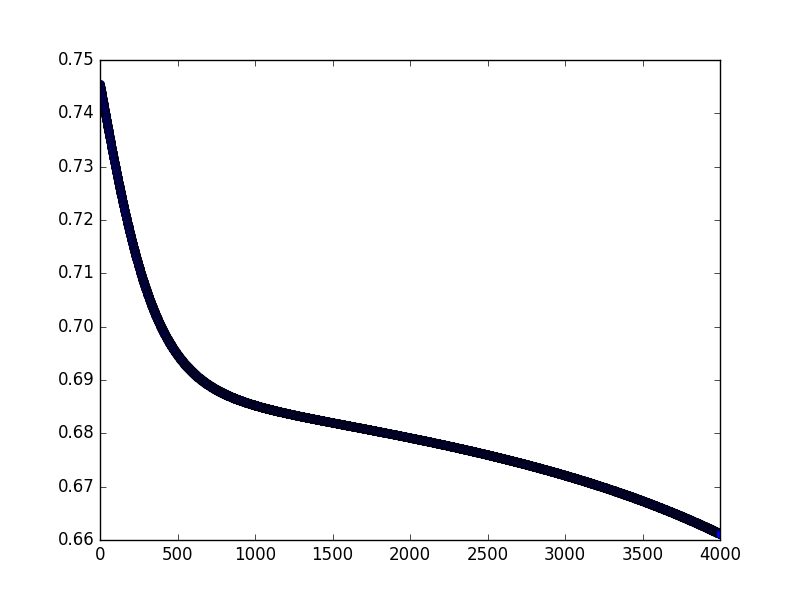

The Python source for this figure:
import tensorflow as tf
import pickle
import matplotlib.pyplot as plt

bank = pickle.load(open('bank.pkl', 'rb', 2))

x_train = bank['x_train']
y_train = bank['y_train']

x_test = bank['x_test']
y_test = bank['y_test']


x = tf.placeholder(tf.float32, shape = [None,4])
y = tf.placeholder(tf.float32, shape = [None,2])

first_layer = tf.layers.dense(x, 4, activation = tf.nn.sigmoid)
second_layer = tf.layers.dense(first_layer, 3, activation = tf.nn.sigmoid)
output = tf.layers.dense(second_layer, 2, activation = tf.nn.softmax)

loss = tf.losses.softmax_cross_entropy(onehot_labels= y, logits = output)

optimizer = tf.train.GradientDescentOptimizer(0.01)
train = optimizer.minimize(loss)

accuracy = tf.metrics.accuracy(tf.argmax(y,1), tf.argmax(output,1))

# Inits
init_g = tf.global_variables_initializer()
init_l = tf.local_variables_initializer()

with tf.Session() as sess:

	sess.run(init_g)
	sess.run(init_l)
	# end of inits
	for i in range(4000):
		sess.run(train, feed_dict={x: x_train, y: y_train})
		
		c = sess.run(loss, feed_dict={x: x_train, y:y_train})
		print("Epoch: " + str(i) + " loss: " + str(c))
		plt.plot(i, c, 'bo', label='Testing data')
	
	
	#print("Optimization finished")
	training_cost = sess.run(loss, feed_dict={x: x_train, y: y_train})
	#print("training cost: " + str(training_cost))
	
	
	#print("Testing")
	
	#testing_cost = sess.run(loss, feed_dict={x: x_test, y: y_test})
	#print("Test cost: " + str(testing_cost))
	
	print("Accuracy: " +  str(sess.run(accuracy, feed_dict={x: x_test, y: y_test})))
	
	plt.show()
